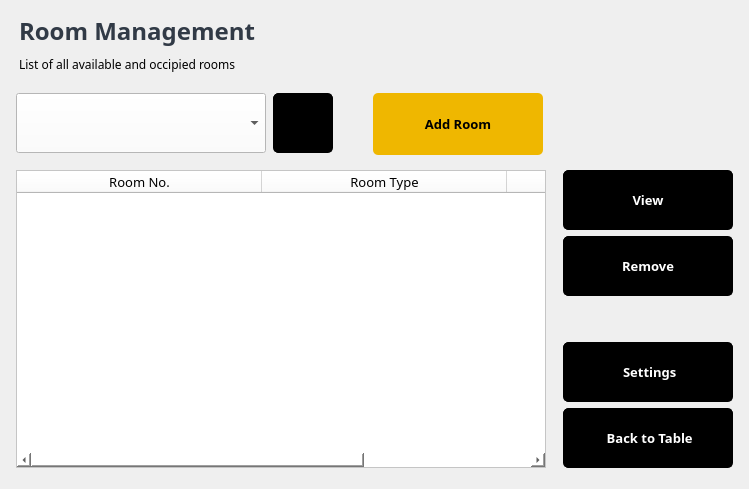
                <widget class="QWidget" name="page">
                 <layout class="QGridLayout" name="gridLayout_3">
                  <item row="2" column="0">
                   <widget class="QWidget" name="widget_10" native="true">
                    <layout class="QHBoxLayout" name="horizontalLayout_6">
                     <property name="spacing">
                      <number>0</number>
                     </property>
                     <property name="leftMargin">
                      <number>5</number>
                     </property>
                     <property name="topMargin">
                      <number>0</number>
                     </property>
                     <property name="rightMargin">
                      <number>5</number>
                     </property>
                     <property name="bottomMargin">
                      <number>5</number>
                     </property>
                     <item>
                      <widget class="QComboBox" name="cboSearchRoom">
                       <property name="minimumSize">
                        <size>
                         <width>250</width>
                         <height>60</height>
                        </size>
                       </property>
                       <property name="font">
                        <font>
                         <family>Century Gothic</family>
                         <pointsize>11</pointsize>
                         <weight>50</weight>
                         <bold>false</bold>
                        </font>
                       </property>
                       <property name="styleSheet">
                        <string notr="true">
background-color: rgb(255, 255, 255);</string>
                       </property>
                       <item>
                        <property name="text">
                         <string/>
                        </property>
                       </item>
                      </widget>
                     </item>
                     <item>
                      <spacer name="horizontalSpacer_2">
                       <property name="orientation">
                        <enum>Qt::Horizontal</enum>
                       </property>
                       <property name="sizeType">
                        <enum>QSizePolicy::Fixed</enum>
                       </property>
                       <property name="sizeHint" stdset="0">
                        <size>
                         <width>7</width>
                         <height>20</height>
                        </size>
                       </property>
                      </spacer>
                     </item>
                     <item>
                      <widget class="QPushButton" name="btnSearchRoom">
                       <property name="sizePolicy">
                        <sizepolicy hsizetype="Expanding" vsizetype="Fixed">
                         <horstretch>0</horstretch>
                         <verstretch>0</verstretch>
                        </sizepolicy>
                       </property>
                       <property name="minimumSize">
                        <size>
                         <width>60</width>
                         <height>60</height>
                        </size>
                       </property>
                       <property name="maximumSize">
                        <size>
                         <width>60</width>
                         <height>60</height>
                        </size>
                       </property>
                       <property name="font">
                        <font>
                         <family>Century Gothic</family>
                         <pointsize>9</pointsize>
                        </font>
                       </property>
                       <property name="styleSheet">
                        <string notr="true">QPushButton {
	border-radius: 5px;
	border: 1px solid black;
	color: rgb(255, 255, 255);
	background-color: rgb(0, 0, 0);
}

QPushButton:hover {
	
	background-color: rgb(70, 70, 70);
}

QPushButton:pressed {
	color: rgb(106, 106, 106);
	background-color: rgb(0, 0, 0);
}</string>
                       </property>
                       <property name="text">
                        <string/>
                       </property>
                       <property name="icon">
                        <iconset>
                         <normaloff>search white.png</normaloff>search white.png</iconset>
                       </property>
                       <property name="iconSize">
                        <size>
                         <width>27</width>
                         <height>27</height>
                        </size>
                       </property>
                      </widget>
                     </item>
                     <item>
                      <spacer name="horizontalSpacer">
                       <property name="orientation">
                        <enum>Qt::Horizontal</enum>
                       </property>
                       <property name="sizeHint" stdset="0">
                        <size>
                         <width>40</width>
                         <height>20</height>
                        </size>
                       </property>
                      </spacer>
                     </item>
                     <item>
                      <widget class="QPushButton" name="btnAddRoom">
                       <property name="sizePolicy">
                        <sizepolicy hsizetype="Expanding" vsizetype="Fixed">
                         <horstretch>0</horstretch>
                         <verstretch>0</verstretch>
                        </sizepolicy>
                       </property>
                       <property name="minimumSize">
                        <size>
                         <width>170</width>
                         <height>62</height>
                        </size>
                       </property>
                       <property name="maximumSize">
                        <size>
                         <width>170</width>
                         <height>60</height>
                        </size>
                       </property>
                       <property name="font">
                        <font>
                         <family>Century Gothic</family>
                         <pointsize>10</pointsize>
                         <weight>75</weight>
                         <bold>true</bold>
                        </font>
                       </property>
                       <property name="styleSheet">
                        <string notr="true">QPushButton {
	border-radius: 5px;
	color: rgb(0, 0, 0);
	background-color: rgb(239, 183, 0);
}

QPushButton:hover {
	background-color: rgb(255, 200, 0);
}

QPushButton:pressed {
	
	background-color: rgb(212, 163, 0);
}</string>
                       </property>
                       <property name="text">
                        <string>Add Room</string>
                       </property>
                       <property name="icon">
                        <iconset>
                         <normaloff>file-plus.svg</normaloff>file-plus.svg</iconset>
                       </property>
                       <property name="iconSize">
                        <size>
                         <width>25</width>
                         <height>25</height>
                        </size>
                       </property>
                      </widget>
                     </item>
                     <item>
                      <spacer name="horizontalSpacer_13">
                       <property name="orientation">
                        <enum>Qt::Horizontal</enum>
                       </property>
                       <property name="sizeType">
                        <enum>QSizePolicy::Fixed</enum>
                       </property>
                       <property name="sizeHint" stdset="0">
                        <size>
                         <width>190</width>
                         <height>20</height>
                        </size>
                       </property>
                      </spacer>
                     </item>
                    </layout>
                   </widget>
                  </item>
                  <item row="4" column="0">
                   <widget class="QWidget" name="widget_11" native="true">
                    <layout class="QGridLayout" name="gridLayout_9">
                     <property name="leftMargin">
                      <number>5</number>
                     </property>
                     <property name="topMargin">
                      <number>0</number>
                     </property>
                     <property name="rightMargin">
                      <number>5</number>
                     </property>
                     <property name="bottomMargin">
                      <number>0</number>
                     </property>
                     <property name="spacing">
                      <number>5</number>
                     </property>
                     <item row="0" column="0">
                      <widget class="QWidget" name="wdRoomsTable_3" native="true">
                       <layout class="QGridLayout" name="gridLayout_16">
                        <property name="leftMargin">
                         <number>0</number>
                        </property>
                        <property name="topMargin">
                         <number>0</number>
                        </property>
                        <property name="rightMargin">
                         <number>0</number>
                        </property>
                        <property name="bottomMargin">
                         <number>0</number>
                        </property>
                        <property name="horizontalSpacing">
                         <number>10</number>
                        </property>
                        <property name="verticalSpacing">
                         <number>0</number>
                        </property>
                        <item row="1" column="0">
                         <widget class="QTableWidget" name="tblInfo">
                          <property name="font">
                           <font>
                            <family>Century Gothic</family>
                            <pointsize>10</pointsize>
                           </font>
                          </property>
                          <property name="styleSheet">
                           <string notr="true">background-color: rgb(255, 255, 255);</string>
                          </property>
                          <property name="frameShape">
                           <enum>QFrame::StyledPanel</enum>
                          </property>
                          <property name="frameShadow">
                           <enum>QFrame::Sunken</enum>
                          </property>
                          <property name="lineWidth">
                           <number>30</number>
                          </property>
                          <property name="midLineWidth">
                           <number>0</number>
                          </property>
                          <property name="textElideMode">
                           <enum>Qt::ElideMiddle</enum>
                          </property>
                          <attribute name="horizontalHeaderCascadingSectionResizes">
                           <bool>false</bool>
                          </attribute>
                          <attribute name="horizontalHeaderDefaultSectionSize">
                           <number>245</number>
                          </attribute>
                          <attribute name="horizontalHeaderMinimumSectionSize">
                           <number>245</number>
                          </attribute>
                          <attribute name="horizontalHeaderStretchLastSection">
                           <bool>true</bool>
                          </attribute>
                          <column>
                           <property name="text">
                            <string>Room No.</string>
                           </property>
                          </column>
                          <column>
                           <property name="text">
                            <string>Room Type</string>
                           </property>
                          </column>
                          <column>
                           <property name="text">
                            <string>Room Rate</string>
                           </property>
                          </column>
                         </widget>
                        </item>
                        <item row="3" column="0">
                         <widget class="QWidget" name="widget_16" native="true">
                          <layout class="QHBoxLayout" name="horizontalLayout_16">
                           <property name="leftMargin">
                            <number>0</number>
                           </property>
                           <property name="topMargin">
                            <number>10</number>
                           </property>
                           <property name="rightMargin">
                            <number>0</number>
                           </property>
                           <property name="bottomMargin">
                            <number>0</number>
                           </property>
                          </layout>
                         </widget>
                        </item>
                        <item row="1" column="1">
                         <widget class="QWidget" name="widget_15" native="true">
                          <layout class="QVBoxLayout" name="verticalLayout_14">
                           <property name="leftMargin">
                            <number>7</number>
                           </property>
                           <property name="topMargin">
                            <number>0</number>
                           </property>
                           <property name="rightMargin">
                            <number>0</number>
                           </property>
                           <property name="bottomMargin">
                            <number>0</number>
                           </property>
                           <item>
                            <widget class="QPushButton" name="btnRoomsView">
                             <property name="minimumSize">
                              <size>
                               <width>170</width>
                               <height>60</height>
                              </size>
                             </property>
                             <property name="font">
                              <font>
                               <family>Century Gothic</family>
                               <pointsize>10</pointsize>
                               <weight>75</weight>
                               <bold>true</bold>
                              </font>
                             </property>
                             <property name="styleSheet">
                              <string notr="true">QPushButton {
	border-radius: 5px;
	border: 1px solid black;
	color: rgb(255, 255, 255);
	background-color: rgb(0, 0, 0);
}

QPushButton:hover {
	
	background-color: rgb(70, 70, 70);
}

QPushButton:pressed {
	color: rgb(106, 106, 106);
	background-color: rgb(0, 0, 0);
}</string>
                             </property>
                             <property name="text">
                              <string>View</string>
                             </property>
                             <property name="iconSize">
                              <size>
                               <width>30</width>
                               <height>30</height>
                              </size>
                             </property>
                            </widget>
                           </item>
                           <item>
                            <widget class="QPushButton" name="btnRMdelete">
                             <property name="minimumSize">
                              <size>
                               <width>170</width>
                               <height>60</height>
                              </size>
                             </property>
                             <property name="maximumSize">
                              <size>
                               <width>16777215</width>
                               <height>16777215</height>
                              </size>
                             </property>
                             <property name="font">
                              <font>
                               <family>Century Gothic</family>
                               <pointsize>10</pointsize>
                               <weight>75</weight>
                               <bold>true</bold>
                              </font>
                             </property>
                             <property name="styleSheet">
                              <string notr="true">QPushButton {
	border-radius: 5px;
	border: 1px solid black;
	color: rgb(255, 255, 255);
	background-color: rgb(0, 0, 0);
}

QPushButton:hover {
	
	background-color: rgb(70, 70, 70);
}

QPushButton:pressed {
	color: rgb(106, 106, 106);
	background-color: rgb(0, 0, 0);
}</string>
                             </property>
                             <property name="text">
                              <string>Remove</string>
                             </property>
                            </widget>
                           </item>
                           <item>
                            <spacer name="verticalSpacer_3">
                             <property name="orientation">
                              <enum>Qt::Vertical</enum>
                             </property>
                             <property name="sizeHint" stdset="0">
                              <size>
                               <width>20</width>
                               <height>40</height>
                              </size>
                             </property>
                            </spacer>
                           </item>
                           <item>
                            <widget class="QPushButton" name="btnRoomSettings">
                             <property name="minimumSize">
                              <size>
                               <width>170</width>
                               <height>60</height>
                              </size>
                             </property>
                             <property name="font">
                              <font>
                               <family>Century Gothic</family>
                               <pointsize>10</pointsize>
                               <weight>75</weight>
                               <bold>true</bold>
                              </font>
                             </property>
                             <property name="styleSheet">
                              <string notr="true">QPushButton {
	border-radius: 5px;
	border: 1px solid black;
	color: rgb(255, 255, 255);
	background-color: rgb(0, 0, 0);
}

QPushButton:hover {
	
	background-color: rgb(70, 70, 70);
}

QPushButton:pressed {
	color: rgb(106, 106, 106);
	background-color: rgb(0, 0, 0);
}</string>
                             </property>
                             <property name="text">
                              <string> Settings</string>
                             </property>
                             <property name="icon">
                              <iconset>
                               <normaloff>setings_icon_white.png</normaloff>setings_icon_white.png</iconset>
                             </property>
                             <property name="iconSize">
                              <size>
                               <width>25</width>
                               <height>25</height>
                              </size>
                             </property>
                            </widget>
                           </item>
                           <item>
                            <widget class="QPushButton" name="btnBacktoTableRoom">
                             <property name="minimumSize">
                              <size>
                               <width>170</width>
                               <height>60</height>
                              </size>
                             </property>
                             <property name="font">
                              <font>
                               <family>Century Gothic</family>
                               <pointsize>10</pointsize>
                               <weight>75</weight>
                               <bold>true</bold>
                              </font>
                             </property>
                             <property name="styleSheet">
                              <string notr="true">QPushButton {
	border-radius: 5px;
	border: 1px solid black;
	color: rgb(255, 255, 255);
	background-color: rgb(0, 0, 0);
}

QPushButton:hover {
	
	background-color: rgb(70, 70, 70);
}

QPushButton:pressed {
	color: rgb(106, 106, 106);
	background-color: rgb(0, 0, 0);
}</string>
                             </property>
                             <property name="text">
                              <string> Back to Table</string>
                             </property>
                             <property name="icon">
                              <iconset>
                               <normaloff>back white.png</normaloff>back white.png</iconset>
                             </property>
                             <property name="iconSize">
                              <size>
                               <width>18</width>
                               <height>18</height>
                              </size>
                             </property>
                            </widget>
                           </item>
                          </layout>
                         </widget>
                        </item>
                       </layout>
                      </widget>
                     </item>
                    </layout>
                   </widget>
                  </item>
                  <item row="0" column="0">
                   <widget class="QWidget" name="widget_5" native="true">
                    <property name="minimumSize">
                     <size>
                      <width>0</width>
                      <height>70</height>
                     </size>
                    </property>
                    <property name="maximumSize">
                     <size>
                      <width>16777215</width>
                      <height>63</height>
                     </size>
                    </property>
                    <layout class="QGridLayout" name="gridLayout_40">
                     <property name="leftMargin">
                      <number>3</number>
                     </property>
                     <property name="topMargin">
                      <number>0</number>
                     </property>
                     <property name="rightMargin">
                      <number>0</number>
                     </property>
                     <item row="0" column="0">
                      <widget class="QWidget" name="widget_61" native="true">
                       <property name="minimumSize">
                        <size>
                         <width>0</width>
                         <height>67</height>
                        </size>
                       </property>
                       <layout class="QGridLayout" name="gridLayout_39">
                        <property name="leftMargin">
                         <number>5</number>
                        </property>
                        <property name="topMargin">
                         <number>0</number>
                        </property>
                        <property name="rightMargin">
                         <number>5</number>
                        </property>
                        <property name="bottomMargin">
                         <number>0</number>
                        </property>
                        <property name="spacing">
                         <number>0</number>
                        </property>
                        <item row="0" column="1">
                         <spacer name="horizontalSpacer_19">
                          <property name="orientation">
                           <enum>Qt::Horizontal</enum>
                          </property>
                          <property name="sizeHint" stdset="0">
                           <size>
                            <width>40</width>
                            <height>20</height>
                           </size>
                          </property>
                         </spacer>
                        </item>
                        <item row="0" column="0">
                         <widget class="QLabel" name="label_43">
                          <property name="font">
                           <font>
                            <family>Century Gothic</family>
                            <pointsize>18</pointsize>
                            <weight>75</weight>
                            <bold>true</bold>
                           </font>
                          </property>
                          <property name="styleSheet">
                           <string notr="true">color: rgb(49, 58, 70);</string>
                          </property>
                          <property name="text">
                           <string>Room Management</string>
                          </property>
                         </widget>
                        </item>
                        <item row="1" column="0">
                         <widget class="QLabel" name="label_32">
                          <property name="font">
                           <font>
                            <family>Century Gothic</family>
                            <pointsize>9</pointsize>
                           </font>
                          </property>
                          <property name="text">
                           <string>List of all available and occipied rooms</string>
                          </property>
                         </widget>
                        </item>
                       </layout>
                      </widget>
                     </item>
                    </layout>
                   </widget>
                  </item>
                  <item row="1" column="0">
                   <spacer name="verticalSpacer_38">
                    <property name="orientation">
                     <enum>Qt::Vertical</enum>
                    </property>
                    <property name="sizeType">
                     <enum>QSizePolicy::Fixed</enum>
                    </property>
                    <property name="sizeHint" stdset="0">
                     <size>
                      <width>20</width>
                      <height>5</height>
                     </size>
                    </property>
                   </spacer>
                  </item>
                  <item row="3" column="0">
                   <spacer name="verticalSpacer_37">
                    <property name="orientation">
                     <enum>Qt::Vertical</enum>
                    </property>
                    <property name="sizeType">
                     <enum>QSizePolicy::Fixed</enum>
                    </property>
                    <property name="sizeHint" stdset="0">
                     <size>
                      <width>20</width>
                      <height>5</height>
                     </size>
                    </property>
                   </spacer>
                  </item>
                 </layout>
                </widget>
